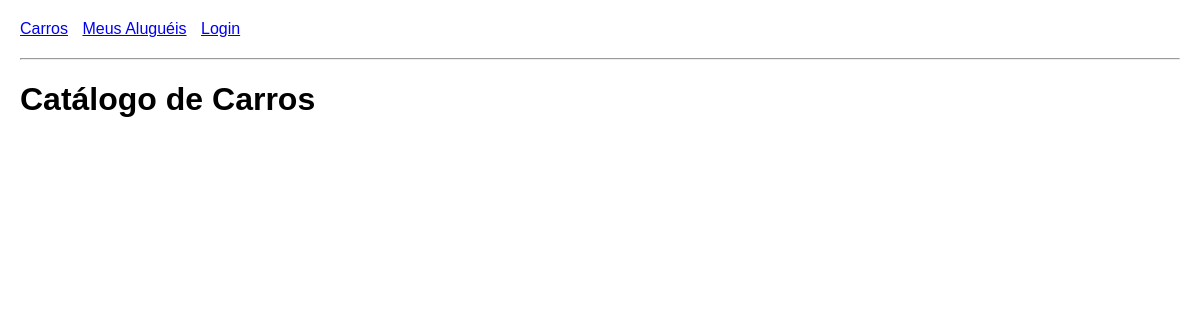
Before: / with the older database file.
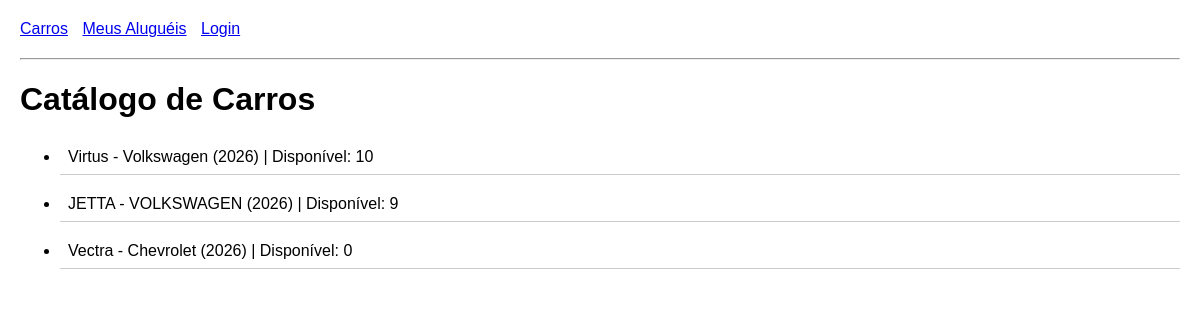
After: the same page with the newer database file.
### catalog/models.py (models this page shows, shortened)
class Carro(models.Model):
    nome = models.CharField(max_length=100)
    marca = models.CharField(max_length=100)
    ano = models.IntegerField()
    total_disponivel = models.IntegerField(default=0)

### catalog/views.py (the view)
# urls.py: path('', catalog_views.carro_list, name='carro_list'),
def carro_list(request):
    carros = Carro.objects.all()
    return render(request, 'catalog/carro_list.html', {'carros': carros})

### library/templates/catalog/carro_list.html (shortened to what this page needs)
{% extends 'base.html' %}
{% block content %}
<h1>Catálogo de Carros</h1>
<ul>
    {% for carro in carros %}
        <li>
            {{ carro.nome }} - {{ carro.marca }} ({{ carro.ano }})
            | Disponível: {{ carro.total_disponivel }}
        </li>
    {% endfor %}
</ul>
<br>
<br>
{% endblock %}

### library/templates/base.html (shortened to what this page needs)
<!DOCTYPE html>
<html>
<head>
</head>
<body>
    <nav>
        <a href="{% url 'carro_list' %}">Carros</a>
        <a href="{% url 'meus_carros' %}">Meus Aluguéis</a>
        {% if user.is_authenticated %}
            <form action="{% url 'logout' %}" method="post">
                {% csrf_token %}
                <button type="submit">Logout</button>
            </form>
        {% else %}
            <a href="{% url 'login' %}">Login</a>
        {% endif %}
    </nav>
    <hr>
    {% block content %}
    {% endblock %}
</body>
</html>

### library/templates/base.html (style rules this page uses)
body { font-family: Arial; margin: 20px; }
nav { margin-bottom: 20px; }
a { margin-right: 10px; }
li { margin-bottom: 12px; padding: 8px; border-bottom: 1px solid #ccc; }

Changed rows visible on the page:
added Carro: nome "Virtus", marca "Volkswagen", ano "2026", total_disponivel "10"
added Carro: nome "JETTA", marca "VOLKSWAGEN", ano "2026", total_disponivel "9"
added Carro: nome "Vectra", marca "Chevrolet", ano "2026", total_disponivel "0"
